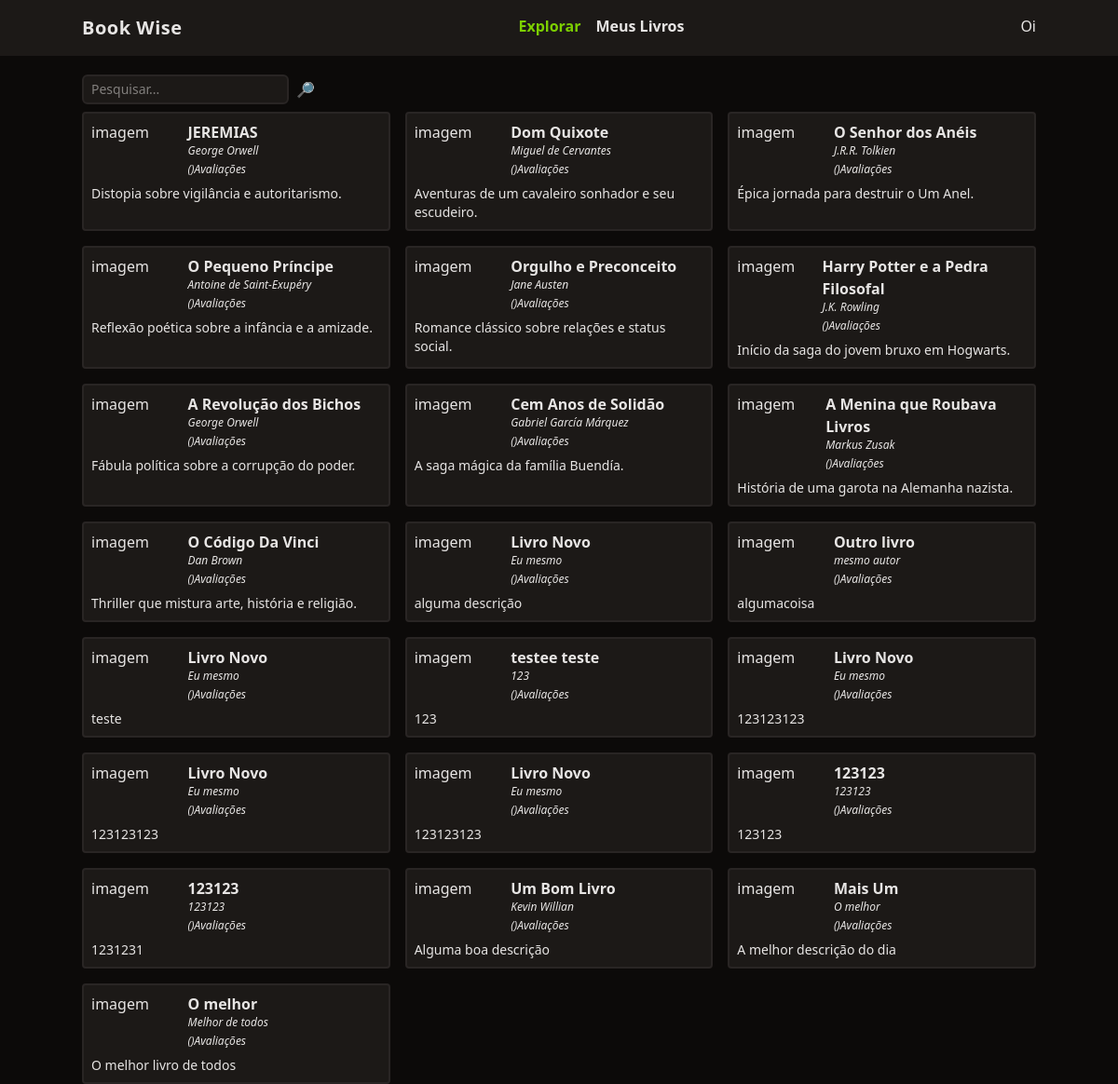
Screenshot of / (signed in) with the database file from the repository.
### tables this page shows
CREATE TABLE livros (

  id integer primary key,
  titulo varchar(255),
  autor varchar(255),
  descricao text,
  ano_de_lancamento integer,
  usuario_id integer, imagem varchar(255),
  foreign key(usuario_id) references usuarios(id)

);

### functions.php (called while the page is built, shortened)
<?php
function views($view, $data = [])
{
        require('views/template/app.php');
}
function config($chave = null)
{
        $config = require "config.php";
        if (strlen($chave) > 0) {
                return $config[$chave];
        }
        return $config;
}

### controllers/index.controller.php (called while the page is built)
<?php
$pesquisa = $_REQUEST['pesquisar'] ?? '';
$livros = $database->query(
        query: "SELECT * FROM livros WHERE titulo LIKE :filtro",
        class: Livro::class,
        params: ['filtro' => "%$pesquisa%"]
)->fetchAll();
views('index', compact('livros'));

### routes.php (called while the page is built, shortened)
<?php
$controller = str_replace('/', '', parse_url($_SERVER['REQUEST_URI'])['path']);
if (!$controller) $controller = 'index';
require("controllers/{$controller}.controller.php");

### index.php (called while the page is built, shortened)
<?php
require "functions.php";
require "Database.php";
require "routes.php";

### config.php (called while the page is built)
<?php
return [
        'database' => [
                'driver' => 'sqlite',
                'database' => 'database.sqlite'
        ]
];

### database.php (called while the page is built)
<?php
class Database
{
        private $db;
        public function __construct($config)
        {
                $this->db = new PDO($this->getDsn($config));
        }
        private function getDsn($config)
        {
                $driver = $config['driver'];
                unset($config['driver']);
                $dsn = $driver . ':' . http_build_query($config, '', ';');
                if ($driver == 'sqlite') {
                        $dsn = $driver . ':' . $config['database'];
                }
                return $dsn;
        }
        public function query($query, $class = null, $params = [])
        {
                $prepare = $this->db->prepare($query);
                if ($class) {
                        $prepare->setFetchMode(PDO::FETCH_CLASS, $class);
                }
                $prepare->execute($params);
                return $prepare;
        }
}
$database = new Database(config('database'));

### views/partials/_livro.php (the view, shortened to what this page needs)
<div class="p-2 rounded bg-stone-900 border-stone-800 border-2">
        <div class="flex">
                <div class="w-1/3">imagem</div>
                <div class="space-y-1">
                        <a href="livro?id=<?= $livro->id ?>" class="font-semibold hover:underline"><?= $livro->titulo ?></a>
                        <div class="text-xs italic"><?= $livro->autor ?></div>
                        <div class="text-xs italic"><?= str_repeat("⭐️", $livro->notaAvaliacao) ?>(<?= $livro->countAvaliacoes ?>)Avaliações</div>
                </div>
        </div>
        <div class="text-sm mt-2">
                <?= $livro->descricao ?>
        </div>
</div>

### views/index.view.php
<form class="w-full flex space-x-2 mt-5">
        <input
                type="text"
                class="border-stone-800 border-2 rounded-md bg-stone-900 text-sm focus:outline-none px-2 py-1"
                placeholder="Pesquisar..."
                name="pesquisar">
        <button type="submit">🔎</button>
</form>
<section class="grid gap-4 grid-cols-1 md:grid-cols-2 lg:grid-cols-3 mt-2">
        <?php foreach ($livros as $livro) {
                require 'partials/_livro.php';
        } ?>
</section>

### rows the page displays
livros: titulo "JEREMIAS", autor "George Orwell", descricao "Distopia sobre vigilância e autoritarismo."
livros: titulo "Dom Quixote", autor "Miguel de Cervantes", descricao "Aventuras de um cavaleiro sonhador e seu escudeiro."
livros: titulo "O Senhor dos Anéis", autor "J.R.R. Tolkien", descricao "Épica jornada para destruir o Um Anel."
livros: titulo "O Pequeno Príncipe", autor "Antoine de Saint-Exupéry", descricao "Reflexão poética sobre a infância e a amizade."
livros: titulo "Orgulho e Preconceito", autor "Jane Austen", descricao "Romance clássico sobre relações e status social."
livros: titulo "Harry Potter e a Pedra Filosofal", autor "J.K. Rowling", descricao "Início da saga do jovem bruxo em Hogwarts."
livros: titulo "A Revolução dos Bichos", autor "George Orwell", descricao "Fábula política sobre a corrupção do poder."
livros: titulo "Cem Anos de Solidão", autor "Gabriel García Márquez", descricao "A saga mágica da família Buendía."
livros: titulo "A Menina que Roubava Livros", autor "Markus Zusak", descricao "História de uma garota na Alemanha nazista."
livros: titulo "O Código Da Vinci", autor "Dan Brown", descricao "Thriller que mistura arte, história e religião."
livros: titulo "Livro Novo", autor "Eu mesmo", descricao "alguma descrição"
livros: titulo "Outro livro", autor "mesmo autor", descricao "algumacoisa"
livros: titulo "Livro Novo", autor "Eu mesmo", descricao "teste"
livros: titulo "testee teste", autor "123", descricao "123"
livros: titulo "Livro Novo", autor "Eu mesmo", descricao "123123123"
livros: titulo "Livro Novo", autor "Eu mesmo", descricao "123123123"
livros: titulo "Livro Novo", autor "Eu mesmo", descricao "123123123"
livros: titulo "123123", autor "123123", descricao "123123"
livros: titulo "123123", autor "123123", descricao "1231231"
livros: titulo "Um Bom Livro", autor "Kevin Willian", descricao "Alguma boa descrição"
livros: titulo "Mais Um", autor "O melhor", descricao "A melhor descrição do dia"
livros: titulo "O melhor", autor "Melhor de todos", descricao "O melhor livro de todos"
